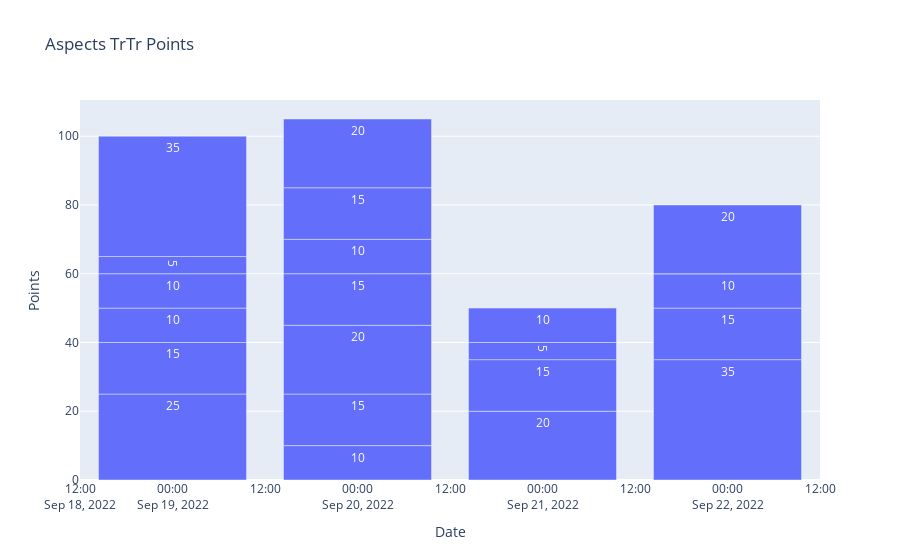

Write notebook code for a chart like this one.
### Markdown cell above
#### **result**

### Code cell
fig = px.bar(b_trtr, x="Date", y="Points", text="Points", title="Aspects TrTr Points")
fig.show()

### Figure 1 — Plotly figure (JSON) as saved in the notebook; plotly's stock layout.template omitted (floating-point values rounded to 4 significant figures)
{"data": [{"alignmentgroup": "True", "hovertemplate": "Date=%{x}<br>Points=%{text}<extra></extra>", "legendgroup": "", "marker": {"color": "#636efa", "pattern": {"shape": ""}}, "name": "", "offsetgroup": "", "orientation": "v", "showlegend": false, "text": [25, 15, 10, 10, 5, 35, 10, 15, 20, 15, 10, 15, 20, 20, 15, 5, 10, 0, 35, 15, 10, 0, 20], "textposition": "auto", "type": "bar", "x": ["2022-09-19T00:00:00", "2022-09-19T00:00:00", "2022-09-19T00:00:00", "2022-09-19T00:00:00", "2022-09-19T00:00:00", "2022-09-19T00:00:00", "2022-09-20T00:00:00", "2022-09-20T00:00:00", "2022-09-20T00:00:00", "2022-09-20T00:00:00", "2022-09-20T00:00:00", "2022-09-20T00:00:00", "2022-09-20T00:00:00", "2022-09-21T00:00:00", "2022-09-21T00:00:00", "2022-09-21T00:00:00", "2022-09-21T00:00:00", "2022-09-22T00:00:00", "2022-09-22T00:00:00", "2022-09-22T00:00:00", "2022-09-22T00:00:00", "2022-09-22T00:00:00", "2022-09-22T00:00:00"], "xaxis": "x", "y": [25, 15, 10, 10, 5, 35, 10, 15, 20, 15, 10, 15, 20, 20, 15, 5, 10, 0, 35, 15, 10, 0, 20], "yaxis": "y"}], "layout": {"barmode": "relative", "legend": {"tracegroupgap": 0}, "title": {"text": "Aspects TrTr Points"}, "xaxis": {"anchor": "y", "domain": [0, 1], "title": {"text": "Date"}}, "yaxis": {"anchor": "x", "domain": [0, 1], "title": {"text": "Points"}}}}
